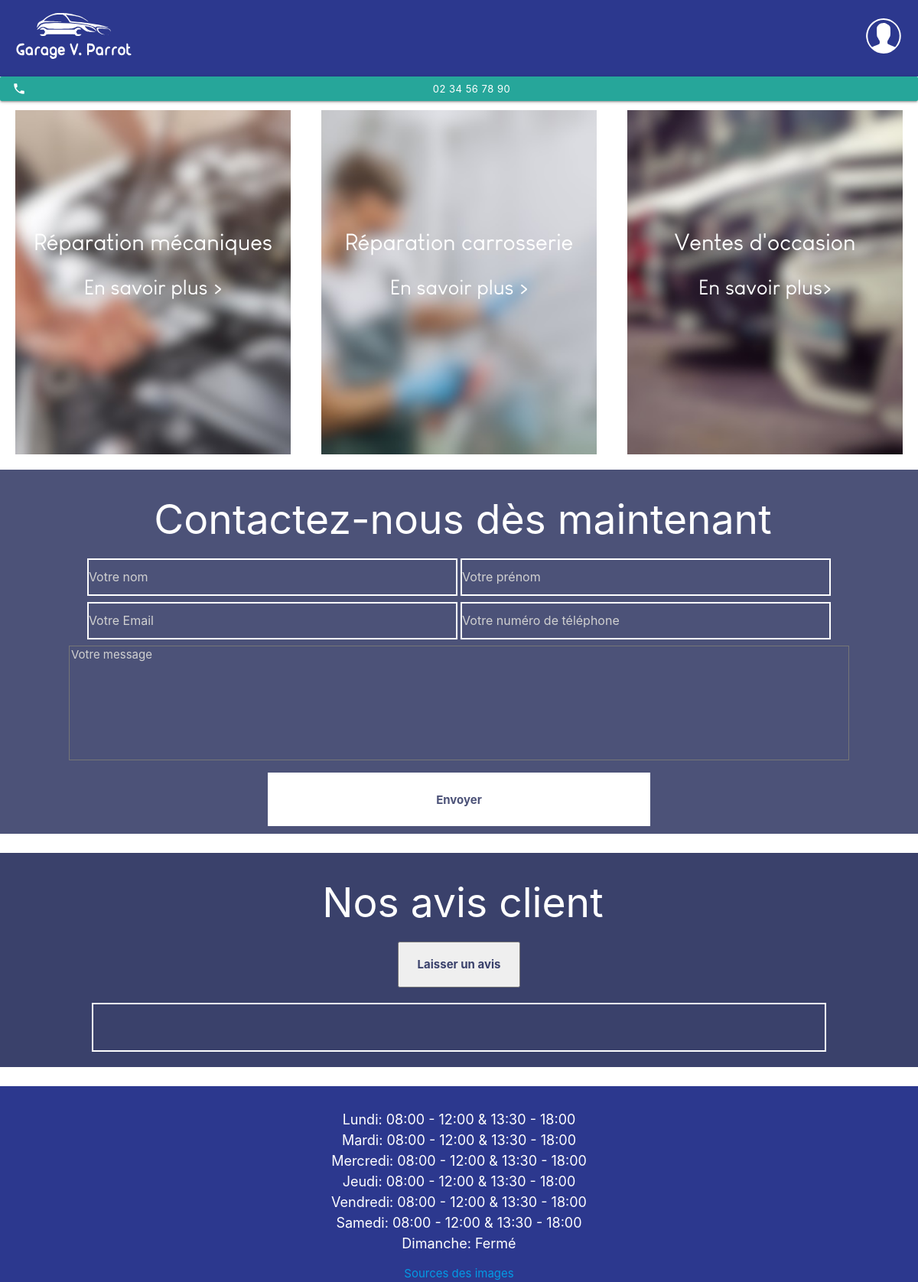
The page / on the database its author committed.
### tables this page shows
CREATE TABLE IF NOT EXISTS openhours (
	Day ENUM('Lundi', 'Mardi', 'Mercredi', 'Jeudi', 'Vendredi', 'Samedi', 'Dimanche'),
	IsOpen BOOLEAN DEFAULT TRUE,
    MorningOpeningTime TIME NOT NULL,
    MorningClosingTime TIME NOT NULL,
    AfternoonOpeningTime TIME NOT NULL,
    AfternoonClosingTime TIME NOT NULL
);

### index.php (the view, shortened to what this page needs)
<!DOCTYPE html>
<html lang="fr">
    <head>
        <link href="css/index.css" rel="stylesheet">
        <link href="css/materialize.css" rel="stylesheet">
    </head>
    <body>
        <?php
            include('config.php');
            $conn = new mysqli($servername, $username, $password, $dbname);
        ?>
        <header>
            <ul>
                <li><a href="#!"><img id="logo" src="elements/images/Header/logo.svg" alt="logo-garage"></a></li>
                <li><a href="html/manage/login.php"><img id="login" src="elements/images/Header/login.svg" alt="connexion-icon"></a></li>
            </ul>
            <div id="phone">
                <a class="waves-effect waves-light btn-small" href="tel:0234567890"><i class="material-icons left">phone</i>02 34 56 78 90</a>
            </div>
        </header>
        <main>
            <div id="tiles_navigation">
                <div class="tilenav" id="tile_first">
                    <a href="html/public/repair.php">
                        <h2 class="tilenav_title">Réparation mécaniques</h2>
                        <h3 class="tilenav_see_more">En savoir plus ></h3>
                    </a>
                </div>
                <div class="tilenav" id="tile_second">
                    <a href="html/public/bodycar.php">
                        <h2 class="tilenav_title">Réparation carrosserie</h>
                        <h3 class="tilenav_see_more">En savoir plus ></h3>
                    </a>
                </div>
                <div class="tilenav" id="tile_third">
                    <a href="html/public/sell.php">
                        <h2 class="tilenav_title">Ventes d'occasion</h2>
                        <h3 class="tilenav_see_more">En savoir plus></h3>
                    </a>
                </div>
            </div>
            <div id="contact_tile">
                <h2>Contactez-nous dès maintenant</h2>
                <div id="form_fields">
                    <?php
                    if ($_SERVER["REQUEST_METHOD"] == "POST" && isset($_POST['firstname'])) {
                        $sql = "INSERT INTO contact (FirstName, Name, Email, Phone, Message) VALUES (?, ?, ?, ?, ?)";
                        $stmt = $conn->prepare($sql);
                        if ($stmt === false) {
                            die("Erreur de préparation de la requête: " . $conn->error);
                        }
                        $firstName = $_POST['firstname'];
                        $name = $_POST['name'];
                        $email = $_POST['email'];
                        $phone = $_POST['phone'];
                        $message = $_POST['message'];
                        $stmt->bind_param("sssss", $firstName, $name, $email, $phone, $message);
                        if ($stmt->execute()) {
                            echo "<script>alert('Message envoyé !');</script>";
                            echo "<p>Votre message a été envoyé avec succès !</p>";
                        } else {
                            echo "<script>alert('Erreur lors de l'envoi du message: " . $conn->error . "');</script>";
                        }
                        $stmt->close();
                    } else {
                        ?>
                        <form method="post">
                            <input id="name_contact_form" name="firstname" type="text" placeholder="Votre nom" maxlength="30" required>
                            <input id="lastname_contact_form" name="name" type="text" placeholder="Votre prénom" maxlength="30" required>
                            <input id="email_contact_form" name="email" type="email" placeholder="Votre Email" maxlength="255" required>
                            <input id="num_contact_form" name="phone" type="tel" placeholder="Votre numéro de téléphone" maxlength="20" required>
                            <textarea id="message_contact_form" name="message" placeholder="Votre message" maxlength="1024" required></textarea>
                            <input type="submit" value="Envoyer">
                        </form>
                    <?php } ?>
                </div>
            </div>
            <div id="opinion">
                <h2>Nos avis client</h2>
                <button id="opinion_add_button">Laisser un avis</button>
                <div id="opinion_carousel">
                </div>
            </div>
        </main>
        <footer>
            <div id="hours">
                <?php
                    $sql = "SELECT Day, IsOpen,
                    DATE_FORMAT(MorningOpeningTime, '%H:%i') AS MorningOpeningTime,
                    DATE_FORMAT(MorningClosingTime, '%H:%i') AS MorningClosingTime,
                    DATE_FORMAT(AfternoonOpeningTime, '%H:%i') AS AfternoonOpeningTime,
                    DATE_FORMAT(AfternoonClosingTime, '%H:%i') AS AfternoonClosingTime
                    FROM openhours;";
                    $result = $conn->query($sql);
                    if ($result->num_rows > 0) {
                        while($row = $result->fetch_assoc()) {
                            echo "<p>" . $row["Day"] . ":    ";
                            if ($row["IsOpen"]) {
                                echo $row["MorningOpeningTime"] . " - " . $row["MorningClosingTime"] . " & " . $row["AfternoonOpeningTime"] . " - " . $row["AfternoonClosingTime"];
                            } else {
                                echo "Fermé";
                            }
                            echo "</p>";
                        }
                    } else {
                        echo "Aucun résultat trouvé";
                    }
                ?>
            </div>
            <a href="elements/images/credits.txt">Sources des images</a>
        </footer>
    </body>
</html>

### css/index.css (style rules this page uses)
body { margin: 0; position: absolute; }

### rows shown on the page
openhours: Day "Lundi", MorningOpeningTime "08:00", MorningClosingTime "12:00", AfternoonOpeningTime "13:30", AfternoonClosingTime "18:00"
openhours: Day "Mardi", MorningOpeningTime "08:00", MorningClosingTime "12:00", AfternoonOpeningTime "13:30", AfternoonClosingTime "18:00"
openhours: Day "Mercredi", MorningOpeningTime "08:00", MorningClosingTime "12:00", AfternoonOpeningTime "13:30", AfternoonClosingTime "18:00"
openhours: Day "Jeudi", MorningOpeningTime "08:00", MorningClosingTime "12:00", AfternoonOpeningTime "13:30", AfternoonClosingTime "18:00"
openhours: Day "Vendredi", MorningOpeningTime "08:00", MorningClosingTime "12:00", AfternoonOpeningTime "13:30", AfternoonClosingTime "18:00"
openhours: Day "Samedi", MorningOpeningTime "08:00", MorningClosingTime "12:00", AfternoonOpeningTime "13:30", AfternoonClosingTime "18:00"
openhours: Day "Dimanche", IsOpen "Fermé"
